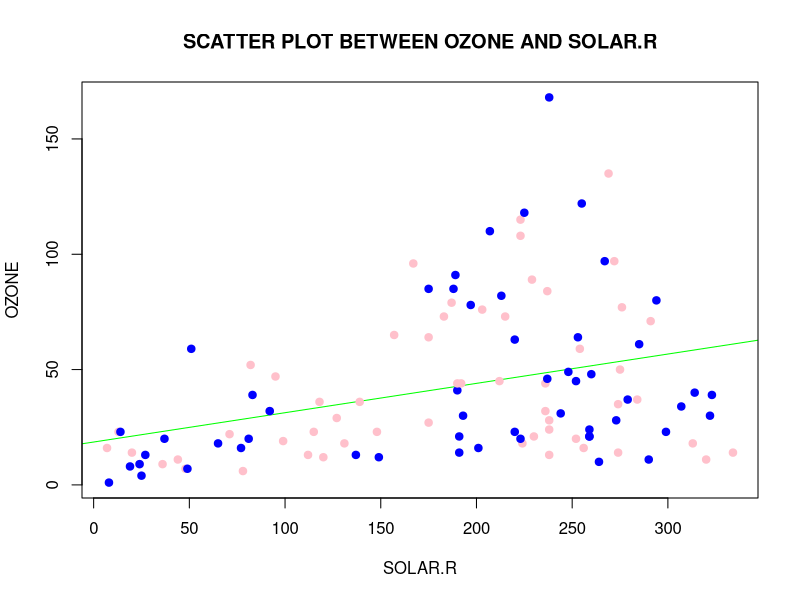

Here is the R script that generated this plot:
data=datasets::airquality
model=lm(Ozone~Solar.R,data=airquality)
print(model)
a=airquality$Ozone
b=airquality$Solar.R
plot(b,a,main = "SCATTER PLOT BETWEEN OZONE AND SOLAR.R",xlab = "SOLAR.R",ylab = "OZONE",col=c("blue","pink"),pch=19,abline(model,col="green"))
missing_percent= colMeans(is.na(data)) * 5
threshold = 10
cols_to_keep = names(missing_percent[missing_percent <= threshold])
data = data[complete.cases(data[cols_to_keep]), ]
data = replace(data, is.na(data), colMeans(data, na.rm = TRUE))
print(data)